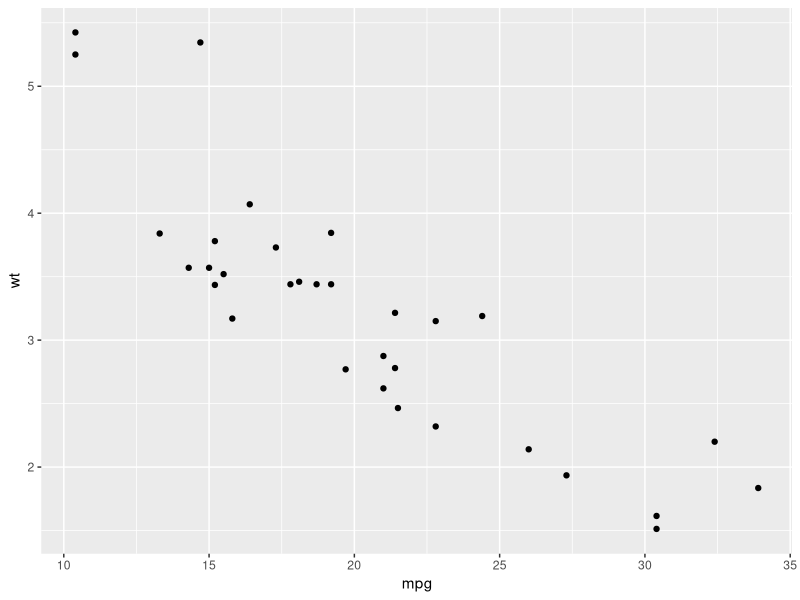
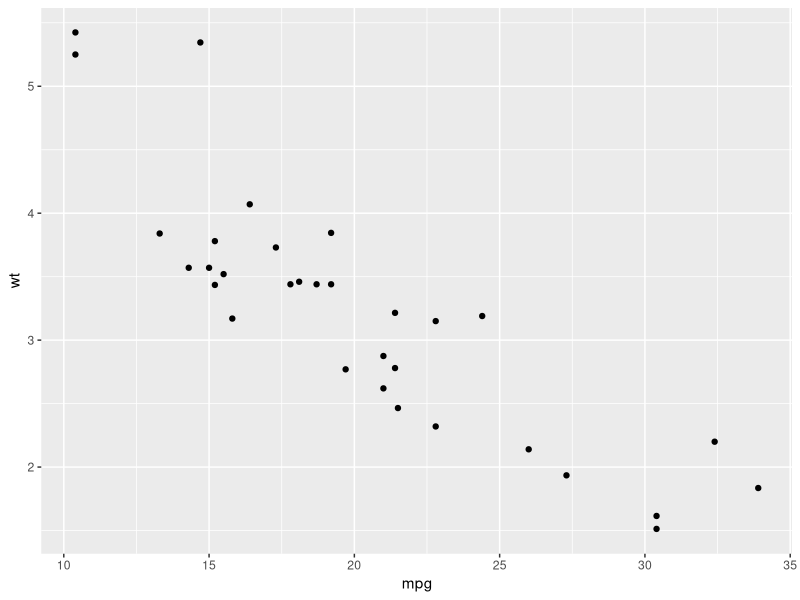
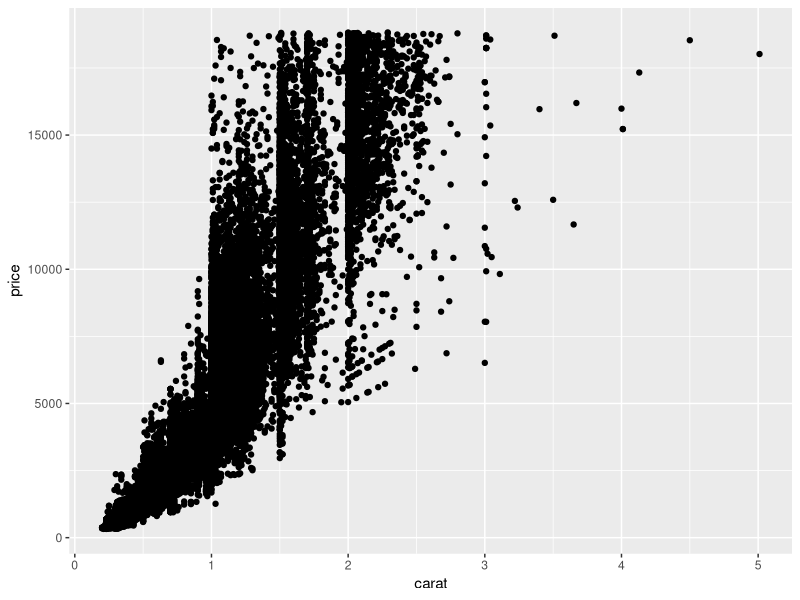

Generate these figures, in order, with R:
## ---- chunk 1
library("ggplot2")

ggplot(mtcars, aes(x = mpg, y = wt)) +
  geom_point()
## ---- chunk 2
library("ggplot2")

ggplot(mtcars, aes(x = mpg, y = wt)) +
  geom_point()
## ---- chunk 3
{{p <- ggplot(diamonds, aes(x = carat, y = price))}}
## ---- chunk 4
p <- ggplot(diamonds, aes(x = carat, y = price))
{{p <- p + geom_point()}}
p
